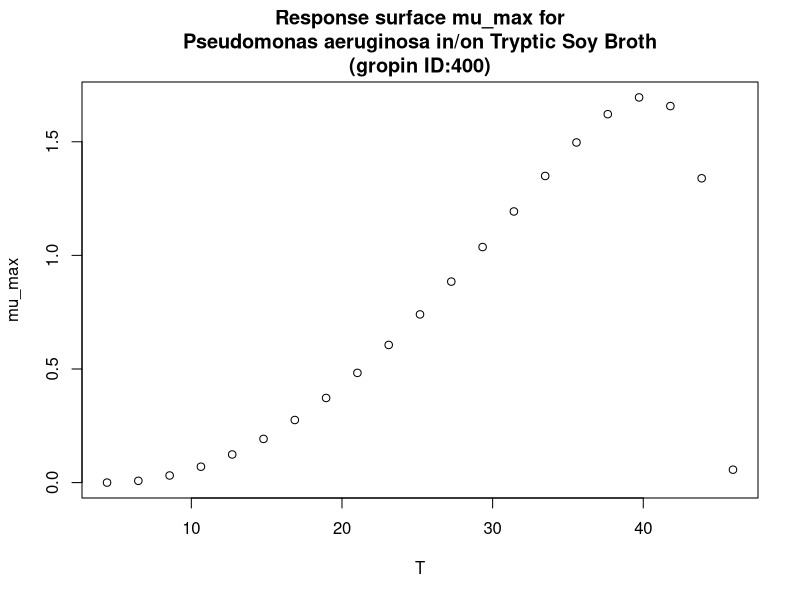

This figure's R source:
#############################
# start of Parameter script
#############################
T <- seq(4.4044,45.954045954046,length.out=21)
#############################
# end of Parameter script
#############################
############################# 
# start of Model script Gropin ID 400 
#############################
 
# constant coefficients for this model
 
variables <- data.frame(T)
argumentsPar <- expand.grid(variables)
 
# heart of the model
response_surface <- function(T) {
   mumax <-(1.7*(T-46)*((T-4.4)^2))/((40.3-4.4)*((40.3-4.4)*(T-40.3)-(40.3-46)*(40.3+4.4-2*T)))

return(mumax=mumax)
} 

# output parameters
mumax <- cbind(argumentsPar,response_surface(argumentsPar['T']))
colnames(mumax) <- c(colnames(argumentsPar),'mumax')
#############################
# End of Model script
#############################
############################# 
# start of Visualisation script Gropin ID 400 
#############################
plot(T,mumax$mumax,
                          xlab='T',
                          ylab='mu_max',main='Response surface mu_max for
Pseudomonas aeruginosa in/on Tryptic Soy Broth
(gropin ID:400)')
#############################
# End of Visualisation script
#############################
